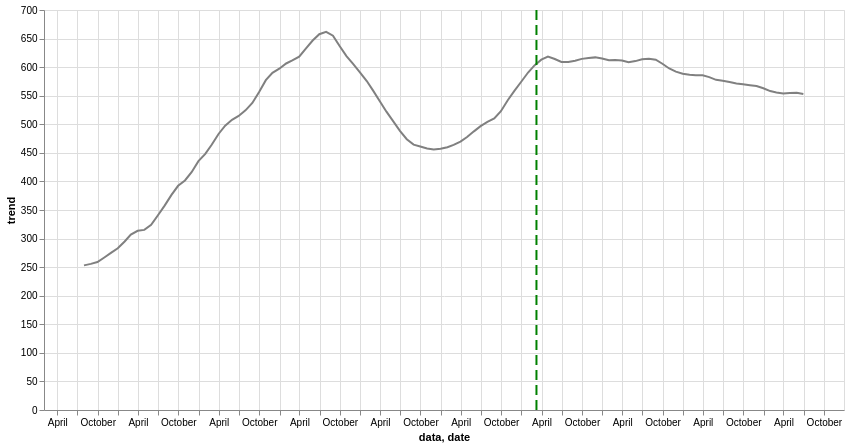

Describe this chart as a Vega-Lite specification.
### Vega-Lite specification from a JSON file in a GitHub repository (floating-point values rounded to 4 significant figures)
{"config": {"view": {"continuousWidth": 300, "continuousHeight": 300}}, "layer": [{"data": {"name": "data-cfabb0a03b7434dedc8c195bcbd9e1b1"}, "mark": {"type": "line"}, "encoding": {"color": {"value": "gray"}, "tooltip": [{"field": "data", "type": "temporal"}, {"field": "trend", "type": "quantitative"}], "x": {"field": "data", "type": "temporal"}, "y": {"field": "trend", "type": "quantitative"}}, "name": "view_28"}, {"data": {"name": "data-4365a22400ee825b3600d1157439a19e"}, "mark": {"type": "rule", "color": "green", "strokeDash": [10, 5]}, "encoding": {"size": {"value": 2}, "tooltip": [{"field": "event", "type": "nominal"}], "x": {"field": "date", "type": "temporal"}}}], "height": 400, "params": [{"name": "param_67", "select": {"type": "interval", "encodings": ["x", "y"]}, "bind": "scales", "views": ["view_28"]}], "width": 800, "$schema": "https://vega.github.io/schema/vega-lite/v5.17.0.json", "datasets": {"data-cfabb0a03b7434dedc8c195bcbd9e1b1": [{"data": "2014-01-31T00:00:00", "trend": null}, {"data": "2014-02-28T00:00:00", "trend": null}, {"data": "2014-03-31T00:00:00", "trend": null}, {"data": "2014-04-30T00:00:00", "trend": null}, {"data": "2014-05-31T00:00:00", "trend": null}, {"data": "2014-06-30T00:00:00", "trend": null}, {"data": "2014-07-31T00:00:00", "trend": 253.1}, {"data": "2014-08-31T00:00:00", "trend": 255.7}, {"data": "2014-09-30T00:00:00", "trend": 258.9}, {"data": "2014-10-31T00:00:00", "trend": 266.9}, {"data": "2014-11-30T00:00:00", "trend": 274.9}, {"data": "2014-12-31T00:00:00", "trend": 283.0}, {"data": "2015-01-31T00:00:00", "trend": 294.9}, {"data": "2015-02-28T00:00:00", "trend": 306.9}, {"data": "2015-03-31T00:00:00", "trend": 313.6}, {"data": "2015-04-30T00:00:00", "trend": 315.2}, {"data": "2015-05-31T00:00:00", "trend": 324.0}, {"data": "2015-06-30T00:00:00", "trend": 340.5}, {"data": "2015-07-31T00:00:00", "trend": 357.8}, {"data": "2015-08-31T00:00:00", "trend": 376.5}, {"data": "2015-09-30T00:00:00", "trend": 392.3}, {"data": "2015-10-31T00:00:00", "trend": 401.7}, {"data": "2015-11-30T00:00:00", "trend": 416.2}, {"data": "2015-12-31T00:00:00", "trend": 435.5}, {"data": "2016-01-31T00:00:00", "trend": 448.1}, {"data": "2016-02-29T00:00:00", "trend": 464.2}, {"data": "2016-03-31T00:00:00", "trend": 483.0}, {"data": "2016-04-30T00:00:00", "trend": 497.5}, {"data": "2016-05-31T00:00:00", "trend": 507.8}, {"data": "2016-06-30T00:00:00", "trend": 514.5}, {"data": "2016-07-31T00:00:00", "trend": 524.4}, {"data": "2016-08-31T00:00:00", "trend": 537.3}, {"data": "2016-09-30T00:00:00", "trend": 556.2}, {"data": "2016-10-31T00:00:00", "trend": 577.2}, {"data": "2016-11-30T00:00:00", "trend": 590.0}, {"data": "2016-12-31T00:00:00", "trend": 597.2}, {"data": "2017-01-31T00:00:00", "trend": 606.4}, {"data": "2017-02-28T00:00:00", "trend": 611.7}, {"data": "2017-03-31T00:00:00", "trend": 618.4}, {"data": "2017-04-30T00:00:00", "trend": 632.3}, {"data": "2017-05-31T00:00:00", "trend": 646.6}, {"data": "2017-06-30T00:00:00", "trend": 657.6}, {"data": "2017-07-31T00:00:00", "trend": 661.7}, {"data": "2017-08-31T00:00:00", "trend": 655.0}, {"data": "2017-09-30T00:00:00", "trend": 637.0}, {"data": "2017-10-31T00:00:00", "trend": 619.4}, {"data": "2017-11-30T00:00:00", "trend": 605.5}, {"data": "2017-12-31T00:00:00", "trend": 591.0}, {"data": "2018-01-31T00:00:00", "trend": 575.7}, {"data": "2018-02-28T00:00:00", "trend": 559.3}, {"data": "2018-03-31T00:00:00", "trend": 540.5}, {"data": "2018-04-30T00:00:00", "trend": 522.1}, {"data": "2018-05-31T00:00:00", "trend": 505.1}, {"data": "2018-06-30T00:00:00", "trend": 488.5}, {"data": "2018-07-31T00:00:00", "trend": 473.8}, {"data": "2018-08-31T00:00:00", "trend": 464.4}, {"data": "2018-09-30T00:00:00", "trend": 461.2}, {"data": "2018-10-31T00:00:00", "trend": 457.8}, {"data": "2018-11-30T00:00:00", "trend": 456.1}, {"data": "2018-12-31T00:00:00", "trend": 457.3}, {"data": "2019-01-31T00:00:00", "trend": 459.8}, {"data": "2019-02-28T00:00:00", "trend": 464.0}, {"data": "2019-03-31T00:00:00", "trend": 469.6}, {"data": "2019-04-30T00:00:00", "trend": 477.6}, {"data": "2019-05-31T00:00:00", "trend": 487.6}, {"data": "2019-06-30T00:00:00", "trend": 496.8}, {"data": "2019-07-31T00:00:00", "trend": 504.3}, {"data": "2019-08-31T00:00:00", "trend": 510.3}, {"data": "2019-09-30T00:00:00", "trend": 522.9}, {"data": "2019-10-31T00:00:00", "trend": 542.0}, {"data": "2019-11-30T00:00:00", "trend": 558.4}, {"data": "2019-12-31T00:00:00", "trend": 574.5}, {"data": "2020-01-31T00:00:00", "trend": 590.6}, {"data": "2020-02-29T00:00:00", "trend": 603.1}, {"data": "2020-03-31T00:00:00", "trend": 613.1}, {"data": "2020-04-30T00:00:00", "trend": 618.5}, {"data": "2020-05-31T00:00:00", "trend": 614.2}, {"data": "2020-06-30T00:00:00", "trend": 609.1}, {"data": "2020-07-31T00:00:00", "trend": 608.9}, {"data": "2020-08-31T00:00:00", "trend": 611.2}, {"data": "2020-09-30T00:00:00", "trend": 614.5}, {"data": "2020-10-31T00:00:00", "trend": 616.1}, {"data": "2020-11-30T00:00:00", "trend": 617.1}, {"data": "2020-12-31T00:00:00", "trend": 615.2}, {"data": "2021-01-31T00:00:00", "trend": 612.0}, {"data": "2021-02-28T00:00:00", "trend": 612.7}, {"data": "2021-03-31T00:00:00", "trend": 611.8}, {"data": "2021-04-30T00:00:00", "trend": 608.5}, {"data": "2021-05-31T00:00:00", "trend": 610.6}, {"data": "2021-06-30T00:00:00", "trend": 613.9}, {"data": "2021-07-31T00:00:00", "trend": 614.7}, {"data": "2021-08-31T00:00:00", "trend": 613.1}, {"data": "2021-09-30T00:00:00", "trend": 605.9}, {"data": "2021-10-31T00:00:00", "trend": 597.7}, {"data": "2021-11-30T00:00:00", "trend": 592.1}, {"data": "2021-12-31T00:00:00", "trend": 588.3}, {"data": "2022-01-31T00:00:00", "trend": 586.5}, {"data": "2022-02-28T00:00:00", "trend": 585.8}, {"data": "2022-03-31T00:00:00", "trend": 585.8}, {"data": "2022-04-30T00:00:00", "trend": 582.5}, {"data": "2022-05-31T00:00:00", "trend": 577.8}, {"data": "2022-06-30T00:00:00", "trend": 576.1}, {"data": "2022-07-31T00:00:00", "trend": 573.9}, {"data": "2022-08-31T00:00:00", "trend": 571.4}, {"data": "2022-09-30T00:00:00", "trend": 570.1}, {"data": "2022-10-31T00:00:00", "trend": 568.5}, {"data": "2022-11-30T00:00:00", "trend": 566.9}, {"data": "2022-12-31T00:00:00", "trend": 563.0}, {"data": "2023-01-31T00:00:00", "trend": 558.1}, {"data": "2023-02-28T00:00:00", "trend": 555.6}, {"data": "2023-03-31T00:00:00", "trend": 554.1}, {"data": "2023-04-30T00:00:00", "trend": 554.9}, {"data": "2023-05-31T00:00:00", "trend": 555.2}, {"data": "2023-06-30T00:00:00", "trend": 553.1}, {"data": "2023-07-31T00:00:00", "trend": null}, {"data": "2023-08-31T00:00:00", "trend": null}, {"data": "2023-09-30T00:00:00", "trend": null}, {"data": "2023-10-31T00:00:00", "trend": null}, {"data": "2023-11-30T00:00:00", "trend": null}, {"data": "2023-12-31T00:00:00", "trend": null}], "data-4365a22400ee825b3600d1157439a19e": [{"date": "2020-03-09", "event": "Covid"}]}}
